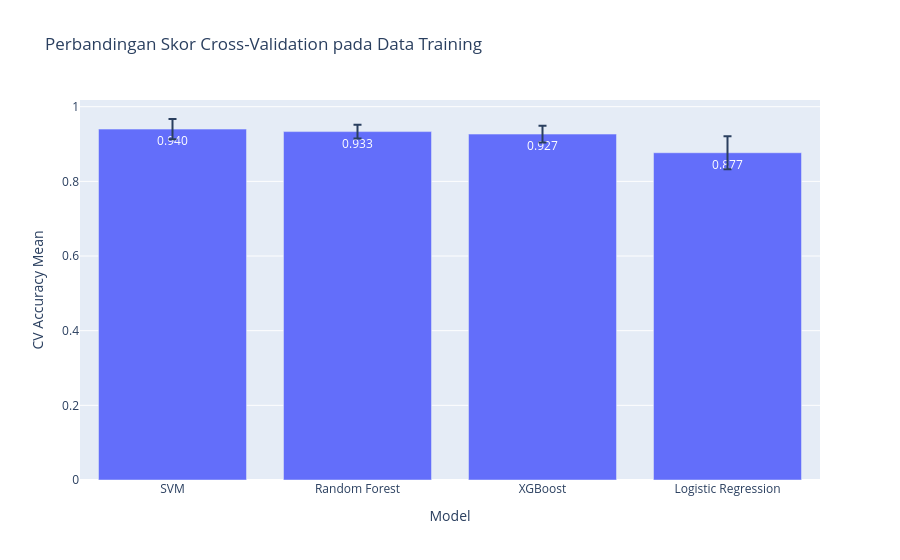

This figure's notebook cell:
### Markdown cell above
### 2. K-Fold Cross Validation (Pada Data Training)
Mengevaluasi performa rata-rata secara internal membagi data *training* ke dalam 5 lipatan (*fold*).

### Code cell
cv = StratifiedKFold(n_splits=5, shuffle=True, random_state=42)
cv_results = []

for name, model in models.items():
    # Evaluasi menggunakan skor Akurasi rata-rata
    scores = cross_val_score(model, X_train, y_train, cv=cv, scoring='accuracy')
    cv_results.append({
        'Model': name,
        'CV Accuracy Mean': scores.mean(),
        'CV Accuracy Std': scores.std()
    })

cv_df = pd.DataFrame(cv_results).sort_values(by='CV Accuracy Mean', ascending=False)
display(cv_df)

# Visualisasi CV Score dengan Plotly
fig = px.bar(
    cv_df, 
    x='Model', 
    y='CV Accuracy Mean', 
    error_y='CV Accuracy Std', 
    text_auto='.3f', 
    title='Perbandingan Skor Cross-Validation pada Data Training'
)
fig.show()
fig.write_html(f'{RESULTS_PATH}/cv_benchmarking.html')

### Figure 1 — Plotly figure (JSON) as saved in the notebook; plotly's stock layout.template omitted (floating-point values rounded to 4 significant figures)
{"data": [{"error_y": {"array": [0.02708, 0.01826, 0.02261, 0.04422]}, "hovertemplate": "Model=%{x}<br>CV Accuracy Mean=%{y}<extra></extra>", "legendgroup": "", "marker": {"color": "#636efa", "pattern": {"shape": ""}}, "name": "", "orientation": "v", "showlegend": false, "textposition": "auto", "texttemplate": "%{y:.3f}", "type": "bar", "x": ["SVM", "Random Forest", "XGBoost", "Logistic Regression"], "xaxis": "x", "y": [0.94, 0.9333, 0.9267, 0.8767], "yaxis": "y"}], "layout": {"barmode": "relative", "legend": {"tracegroupgap": 0}, "title": {"text": "Perbandingan Skor Cross-Validation pada Data Training"}, "xaxis": {"anchor": "y", "domain": [0, 1], "title": {"text": "Model"}}, "yaxis": {"anchor": "x", "domain": [0, 1], "title": {"text": "CV Accuracy Mean"}}}}
